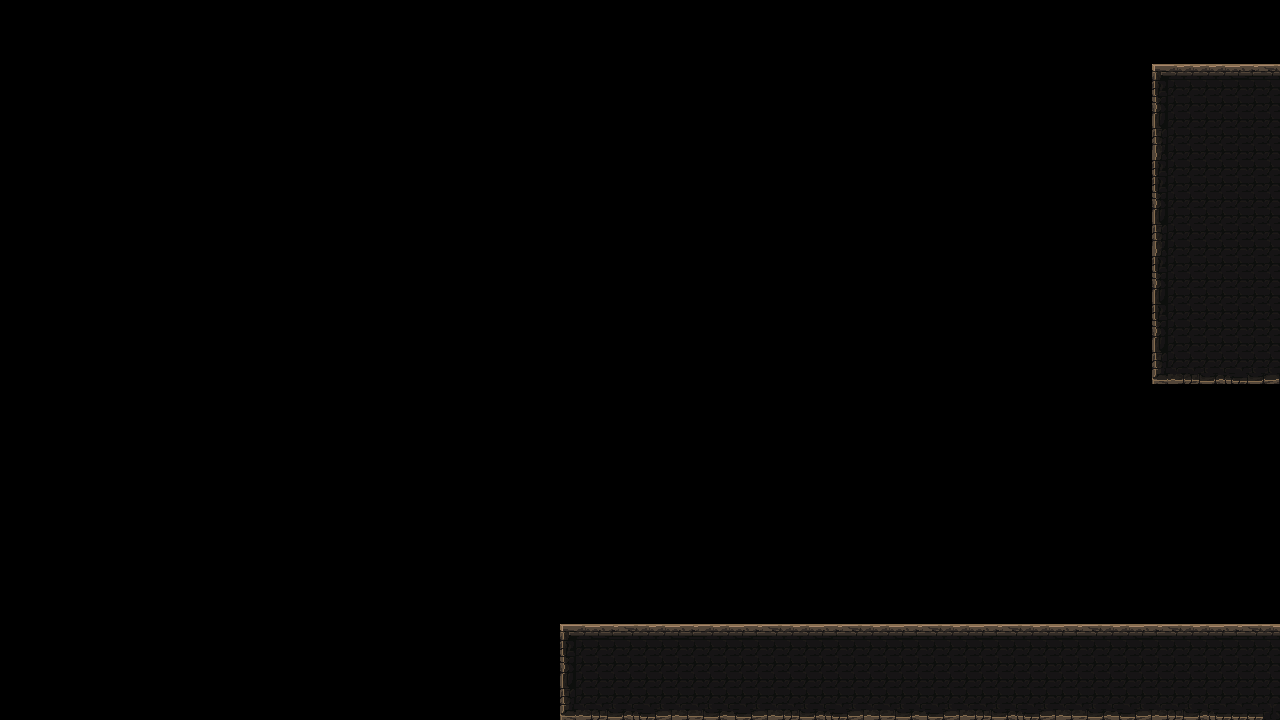

Tiled map render using the project's own tile images. Description and the map definition, with tile-layer contents summarised, below:
An orthogonal 80x45 tile map with 16x16 px tiles, 1 tile layer (platform).

<map version="1.4" tiledversion="1.4.3" orientation="orthogonal" renderorder="right-down" width="80" height="45" tilewidth="16" tileheight="16" infinite="0" nextlayerid="2" nextobjectid="1">
 <tileset firstgid="1" name="mainlevbuild_A" tilewidth="16" tileheight="16" tilecount="4096" columns="64">
  <image source="mainlevbuild_A.png" width="1024" height="1024" />
 </tileset>
 <layer id="1" name="platform" width="80" height="45">
  <data>[3600 cells, 430 non-empty, 25 distinct tile ids]</data>
 </layer>
</map>
